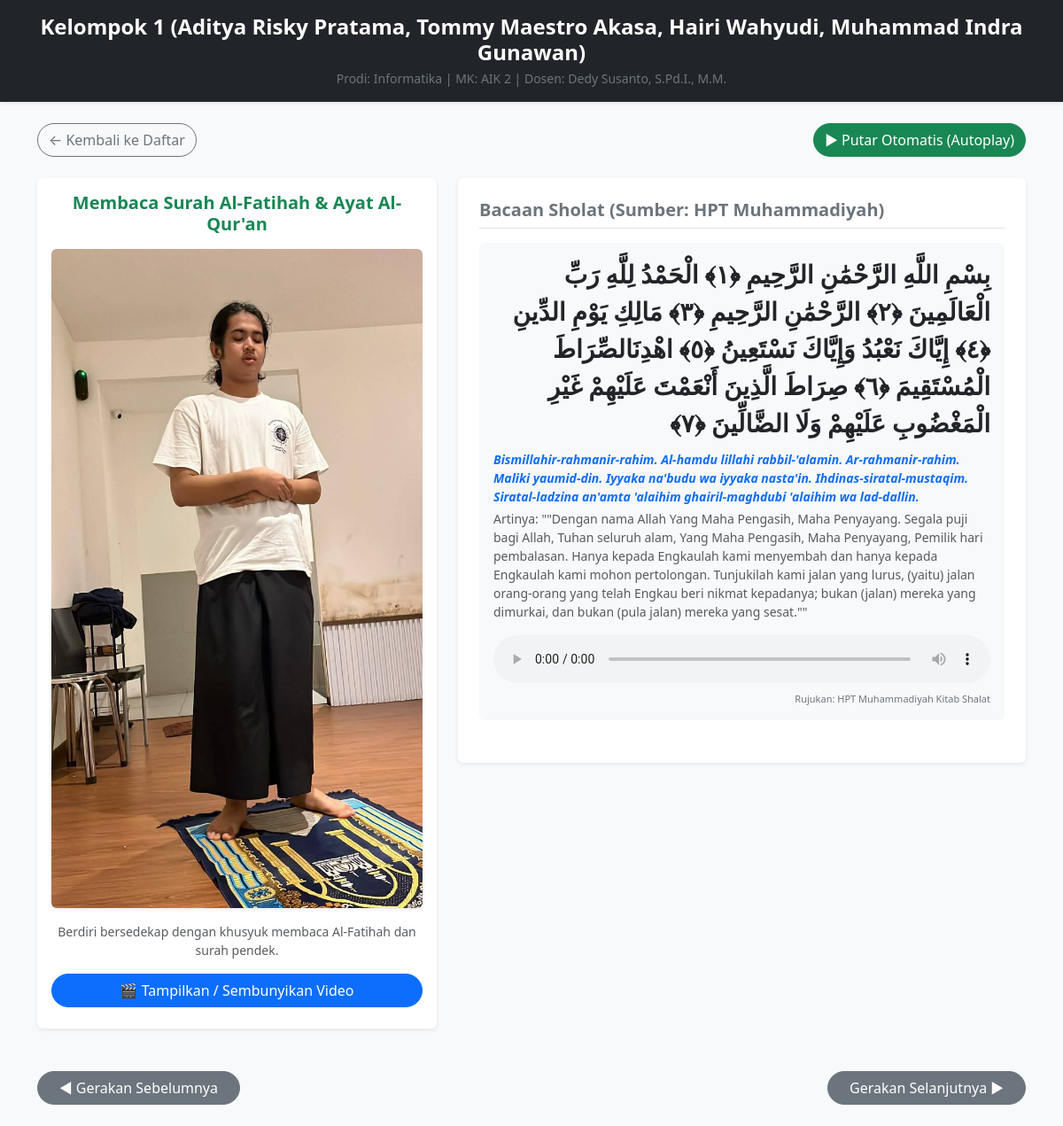
Screenshot of /detail_gerakan.php?id=4 with the database file from the repository.
### tables this page shows
CREATE TABLE `kelompok` (
  `id` int(11) NOT NULL,
  `nama_kelompok` varchar(100) NOT NULL,
  `prodi` varchar(100) NOT NULL,
  `mata_kuliah` varchar(100) NOT NULL,
  `dosen` varchar(100) NOT NULL
);

CREATE TABLE `gerakan` (
  `id` int(11) NOT NULL,
  `id_kategori` int(11) NOT NULL,
  `nama` varchar(100) NOT NULL,
  `urutan` smallint(6) NOT NULL,
  `deskripsi` text DEFAULT NULL,
  `gambar_url` varchar(255) DEFAULT NULL,
  `video_url` varchar(255) DEFAULT NULL
);

CREATE TABLE `bacaan` (
  `id` int(11) NOT NULL,
  `id_gerakan` int(11) NOT NULL,
  `urutan` smallint(6) NOT NULL,
  `teks_arab` text NOT NULL,
  `teks_latin` text NOT NULL,
  `terjemahan` text NOT NULL,
  `audio_url` varchar(255) DEFAULT NULL,
  `sumber` varchar(150) NOT NULL
);

### detail_gerakan.php (the view, shortened to what this page needs)
<?php
include 'header.php';
$id_gerakan = isset($_GET['id']) ? intval($_GET['id']) : 1;
$query_gerakan = mysqli_query($conn, "SELECT * FROM gerakan WHERE id = $id_gerakan");
$gerakan = mysqli_fetch_assoc($query_gerakan);
$id_kategori = $gerakan['id_kategori'];
$query_prev = mysqli_query($conn, "SELECT id FROM gerakan WHERE id_kategori = $id_kategori AND urutan < {$gerakan['urutan']} ORDER BY urutan DESC LIMIT 1");
$prev_data = mysqli_fetch_assoc($query_prev);
$query_next = mysqli_query($conn, "SELECT id FROM gerakan WHERE id_kategori = $id_kategori AND urutan > {$gerakan['urutan']} ORDER BY urutan ASC LIMIT 1");
$next_data = mysqli_fetch_assoc($query_next);
$query_bacaan = mysqli_query($conn, "SELECT * FROM bacaan WHERE id_gerakan = $id_gerakan ORDER BY urutan ASC");
?>
<div class="container my-4">
    <div class="d-flex justify-content-between mb-4">
        <a href="daftar_gerakan.php?kategori=<?= $id_kategori; ?>" class="btn btn-outline-secondary rounded-pill">← Kembali ke Daftar</a>
        <button id="btnAutoplay" class="btn btn-success rounded-pill">▶ Putar Otomatis (Autoplay)</button>
    </div>
    <div class="row g-4">
        <div class="col-md-5 text-center">
            <div class="card shadow-sm p-3 border-0">
                <h5 class="fw-bold mb-3 text-success"><?= $gerakan['nama']; ?></h5>
                <div class="mb-3">
                    <img src="assets/img/<?= $gerakan['gambar_url']; ?>" class="img-fluid rounded shadow-sm" onerror="this.src='https://placehold.co/400x300?text=Gambar+Gerakan'">
                </div>
                <p class="text-muted small mb-3"><?= $gerakan['deskripsi']; ?></p>
                <?php if (!empty($gerakan['video_url'])) : ?>
                    <button class="btn btn-primary w-100 rounded-pill mb-2" type="button" data-bs-toggle="collapse" data-bs-target="#boxVideo">🎬 Tampilkan / Sembunyikan Video</button>
                <?php endif; ?>
            </div>
        </div>
        <div class="col-md-7">
            <div class="card shadow-sm p-4 border-0">
                <h5 class="fw-bold text-secondary border-bottom pb-2 mb-3">Bacaan Sholat (Sumber: HPT Muhammadiyah)</h5>
                <?php
                if (mysqli_num_rows($query_bacaan) > 0) {
                    while ($bacaan = mysqli_fetch_assoc($query_bacaan)) {
                ?>
                    <div class="mb-4 bg-light p-3 rounded">
                        <div class="font-arab text-end mb-2 text-dark fw-bold"><?= $bacaan['teks_arab']; ?></div>
                        <div class="text-primary fw-semibold small mb-1"><em><?= $bacaan['teks_latin']; ?></em></div>
                        <div class="text-muted small mb-2">Artinya: "<?= $bacaan['terjemahan']; ?>"</div>
                        <?php if (!empty($bacaan['audio_url'])) : ?>
                            <audio controls class="w-100 mt-2">
                                <source src="assets/audio/<?= $bacaan['audio_url']; ?>" type="audio/mpeg">
                            </audio>
                        <?php endif; ?>
                        <div class="text-end text-secondary mt-1" style="font-size: 11px;">Rujukan: <?= $bacaan['sumber']; ?></div>
                    </div>
                <?php
                    }
                } else {
                    echo "<p class='text-muted text-center py-4'>Tidak ada bacaan khusus pada gerakan ini.</p>";
                }
                ?>
            </div>
        </div>
    </div>
    <div class="row mt-5">
        <div class="col-6 text-start">
            <?php if ($prev_data) : ?>
                <a href="detail_gerakan.php?id=<?= $prev_data['id']; ?>" class="btn btn-secondary px-4 rounded-pill">◀ Gerakan Sebelumnya</a>
            <?php endif; ?>
        </div>
        <div class="col-6 text-end">
            <?php if ($next_data) : ?>
                <a id="btnNext" href="detail_gerakan.php?id=<?= $next_data['id']; ?>" class="btn btn-secondary px-4 rounded-pill">Gerakan Selanjutnya ▶</a>
            <?php else : ?>
                <a href="index.php" class="btn btn-success px-4 rounded-pill">Selesai (Kembali ke Awal)</a>
            <?php endif; ?>
        </div>
    </div>
</div>
</body>
</html>

### header.php (shortened to what this page needs)
<?php
include 'koneksi.php';
$query_kelompok = mysqli_query($conn, "SELECT * FROM kelompok LIMIT 1");
$data_kelompok = mysqli_fetch_assoc($query_kelompok);
?>
<!DOCTYPE html>
<html lang="id">
<head>
    <link href="https://cdn.jsdelivr.net/npm/bootstrap@5.3.0/dist/css/bootstrap.min.css" rel="stylesheet">
</head>
<body class="bg-light">
<header class="bg-dark text-white py-3 mb-4 shadow-sm">
    <div class="container text-center">
        <h4 class="fw-bold mb-1"><?= isset($data_kelompok['nama_kelompok']) ? $data_kelompok['nama_kelompok'] : 'Nama Kelompok'; ?></h4>
        <p class="small mb-0 text-secondary">
            Prodi: <?= isset($data_kelompok['prodi']) ? $data_kelompok['prodi'] : '-'; ?> |
            MK: <?= isset($data_kelompok['mata_kuliah']) ? $data_kelompok['mata_kuliah'] : '-'; ?> |
            Dosen: <?= isset($data_kelompok['dosen']) ? $data_kelompok['dosen'] : '-'; ?>
        </p>
    </div>
</header>

### header.php (style rules this page uses)
.font-arab { font-family: 'Amiri', serif; font-size: 28px; direction: rtl; }

### rows the page displays
kelompok: nama_kelompok "Kelompok 1 (Aditya Risky Pratama, Tommy Maestro Akasa, Hairi Wahyudi, Muhammad Indra Gunawan)", prodi "Informatika", mata_kuliah "AIK 2", dosen "Dedy Susanto, S.Pd.I., M.M."
gerakan: nama "Membaca Surah Al-Fatihah & Ayat Al-Qur'an", gambar_url (picture), deskripsi "Berdiri bersedekap dengan khusyuk membaca Al-Fatihah dan surah pendek."
bacaan: teks_arab "بِسْمِ اللَّهِ الرَّحْمَٰنِ الرَّحِيمِ ﴿١﴾ الْحَمْدُ لِلَّهِ رَبِّ الْعَالَمِينَ ﴿٢﴾ الرَّحْمَٰنِ الرَّحِيمِ ﴿٣﴾ مَالِكِ يَوْمِ الدِّينِ ﴿٤﴾ إِيَّاكَ نَعْبُدُ وَإِيَّاكَ نَسْتَعِينُ ﴿٥﴾ اهْدِنَالصِّرَاطَ الْمُسْتَقِيمَ ﴿٦﴾ صِرَاطَ الَّذِينَ أَنْعَمْتَ عَلَيْهِمْ غَيْرِ الْمَغْضُوبِ عَلَيْهِمْ وَلَا الضَّالِّينَ ﴿٧﴾", teks_latin "Bismillahir-rahmanir-rahim. Al-hamdu lillahi rabbil-'alamin. Ar-rahmanir-rahim. Maliki yaumid-din. Iyyaka na'budu wa iyyaka nasta'in. Ihdinas-siratal-mustaqim. Siratal-ladzina an'amta 'alaihim ghairil-maghdubi 'alaihim wa lad-dallin.", terjemahan "\"Dengan nama Allah Yang Maha Pengasih, Maha Penyayang. Segala puji bagi Allah, Tuhan seluruh alam, Yang Maha Pengasih, Maha Penyayang, Pemilik hari pembalasan. Hanya kepada Engkaulah kami menyembah dan hanya kepada Engkaulah kami mohon pertolongan. Tunjukilah kami jalan yang lurus, (yaitu) jalan orang-orang yang telah Engkau beri nikmat kepadanya; bukan (jalan) mereka yang dimurkai, dan bukan (pula jalan) mereka yang sesat.\"", sumber "HPT Muhammadiyah Kitab Shalat"
